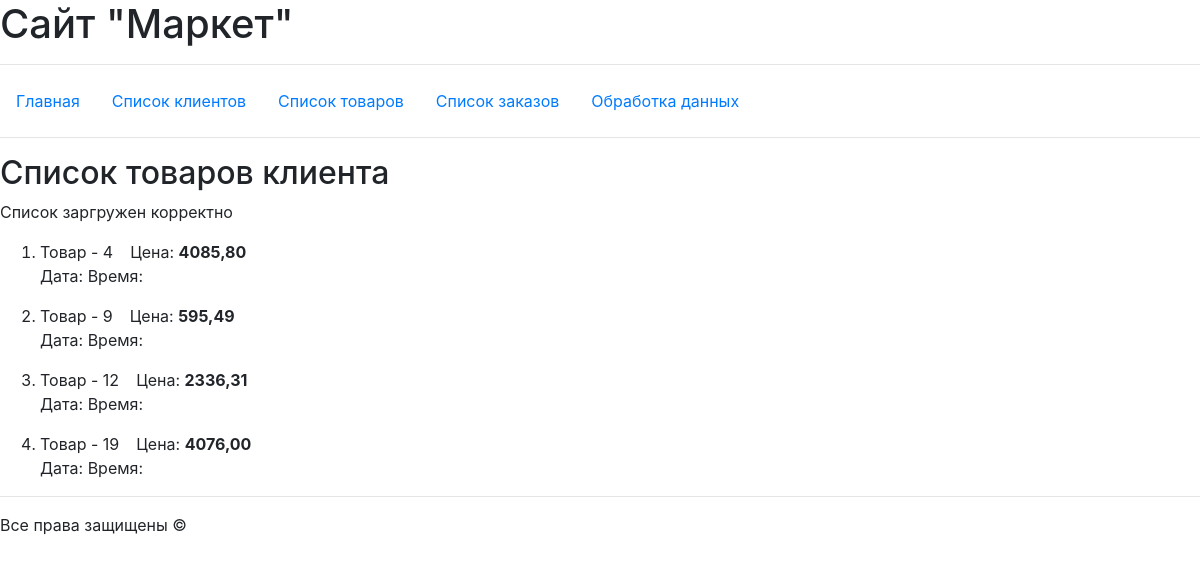
The page /us_pr/4/ on the database as committed earlier.
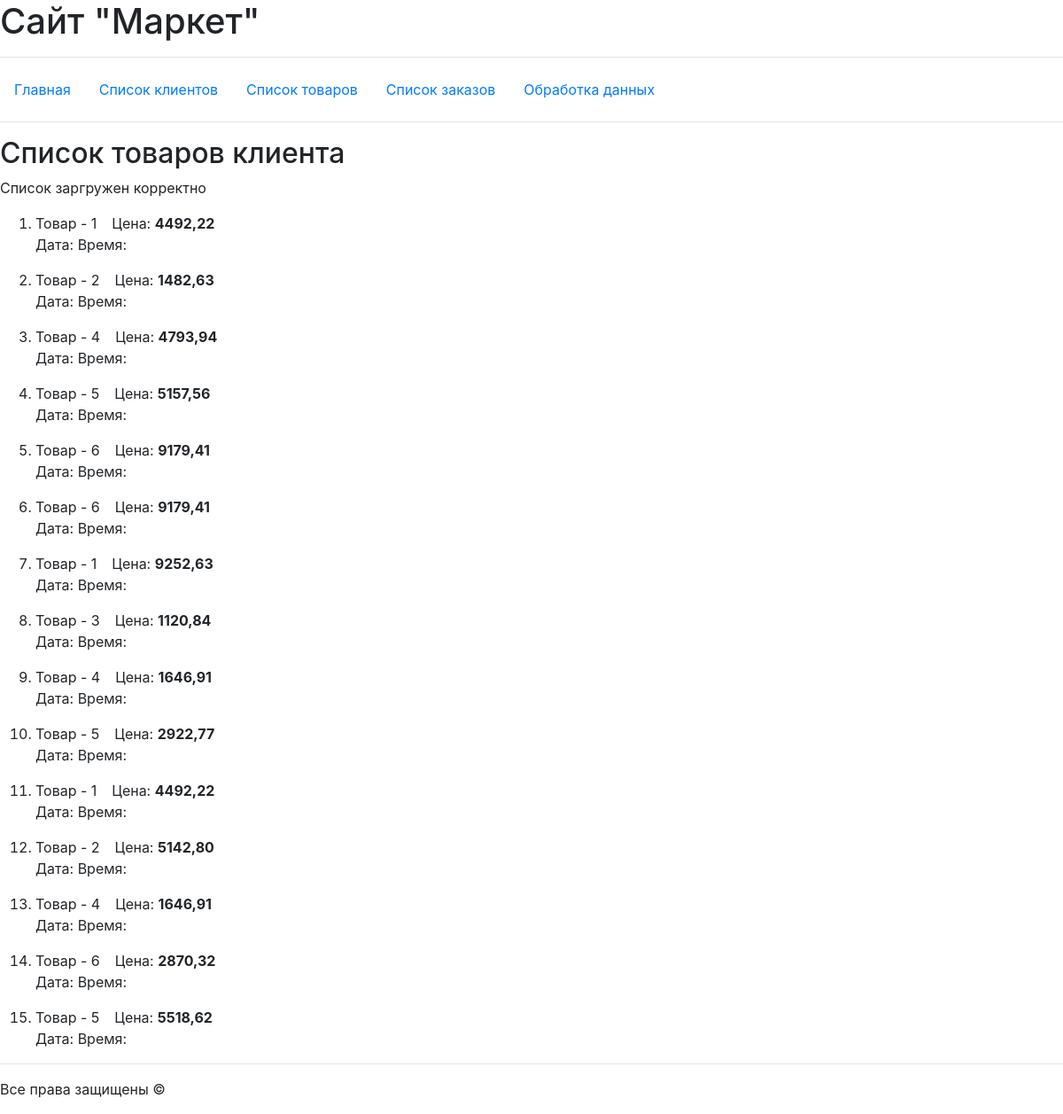
The same page on the database as committed later.
### hw_app/models.py (models this page shows, shortened)
class Product(models.Model):
    name = models.CharField(max_length=100)
    content = models.TextField()
    price = models.DecimalField(default=1000.0, decimal_places=2, max_digits=10)
    count = models.IntegerField(default=1)
    add_day = models.DateField()
    image = models.ImageField(upload_to='image/', default=None)

### hw_app/views.py (the view)
# urls.py: path('us_pr/<int:uid>/', views.us_products, name='us_pr'),
def us_products(request, uid):
    user = get_object_or_404(User, pk=uid)
    orders_list = Order.objects.filter(us_name=user)
    products_list = []
    for el in orders_list:
        products_list += Order.objects.get(pk=el.id).products.all()
    context = {
        "title": 'Список клиента',
        "head": 'Список товаров клиента',
        "text": 'Список заргружен корректно',
        'user_products': products_list,
    }
    return render(request, 'hw_app/us_prod.html', context)

### hw_app/templates/hw_app/us_prod.html (shortened to what this page needs)
{% extends 'hw_app/base.html' %}
{% block content %}
    <h2>{{ head }}</h2>
    <p>{{ text }}</p>
    <div>
        <ol>
            {% for el in user_products %}
                <li>
                    {{ el.name }} &ensp; Цена: <b>{{ el.price }}</b>
                    <p>
                        Дата: {{ el.add_day|date:"d.m.Y" }} Время: {{ el.add_day|time:"H:i" }}<br>
                    </p>
                </li>
            {% endfor %}
        </ol>
    </div>
{% endblock %}

Rows that differ between the two databases and show on the page:
now on this page (row edited): Product: name "Товар - 1", price "4492,22"
now on this page (row edited): Product: name "Товар - 2", price "1482,63"
changed Product (number 3 of 12 on the later page): price "4085,80" → "4793,94"
now on this page (row edited): Product: name "Товар - 5", price "5157,56"
now on this page (row edited): Product: name "Товар - 6", price "9179,41"
now on this page (row edited): Product: name "Товар - 1", price "9252,63"
now on this page (row edited): Product: name "Товар - 3", price "1120,84"
now on this page (row edited): Product: name "Товар - 4", price "1646,91"
changed Product (number 9 of 12 on the later page): name "Товар - 12" → "Товар - 5"; price "2336,31" → "2922,77"; moves up the list
changed Product (number 10 of 12 on the later page): name "Товар - 9" → "Товар - 2"; price "595,49" → "5142,80"
now on this page (row edited): Product: name "Товар - 6", price "2870,32"
changed Product (number 12 of 12 on the later page): name "Товар - 19" → "Товар - 5"; price "4076,00" → "5518,62"
